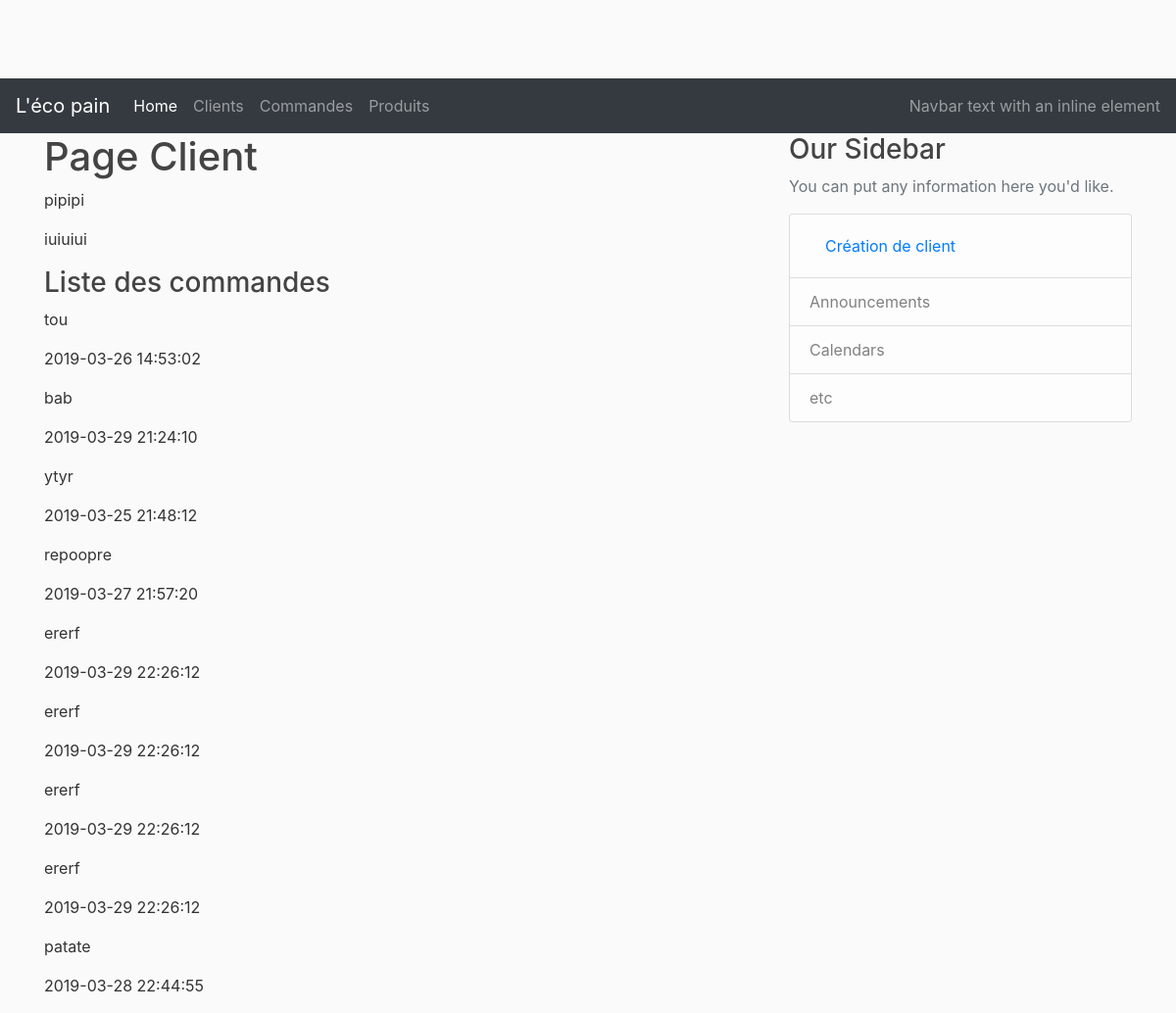
Before: /customers/5 with the older database file.
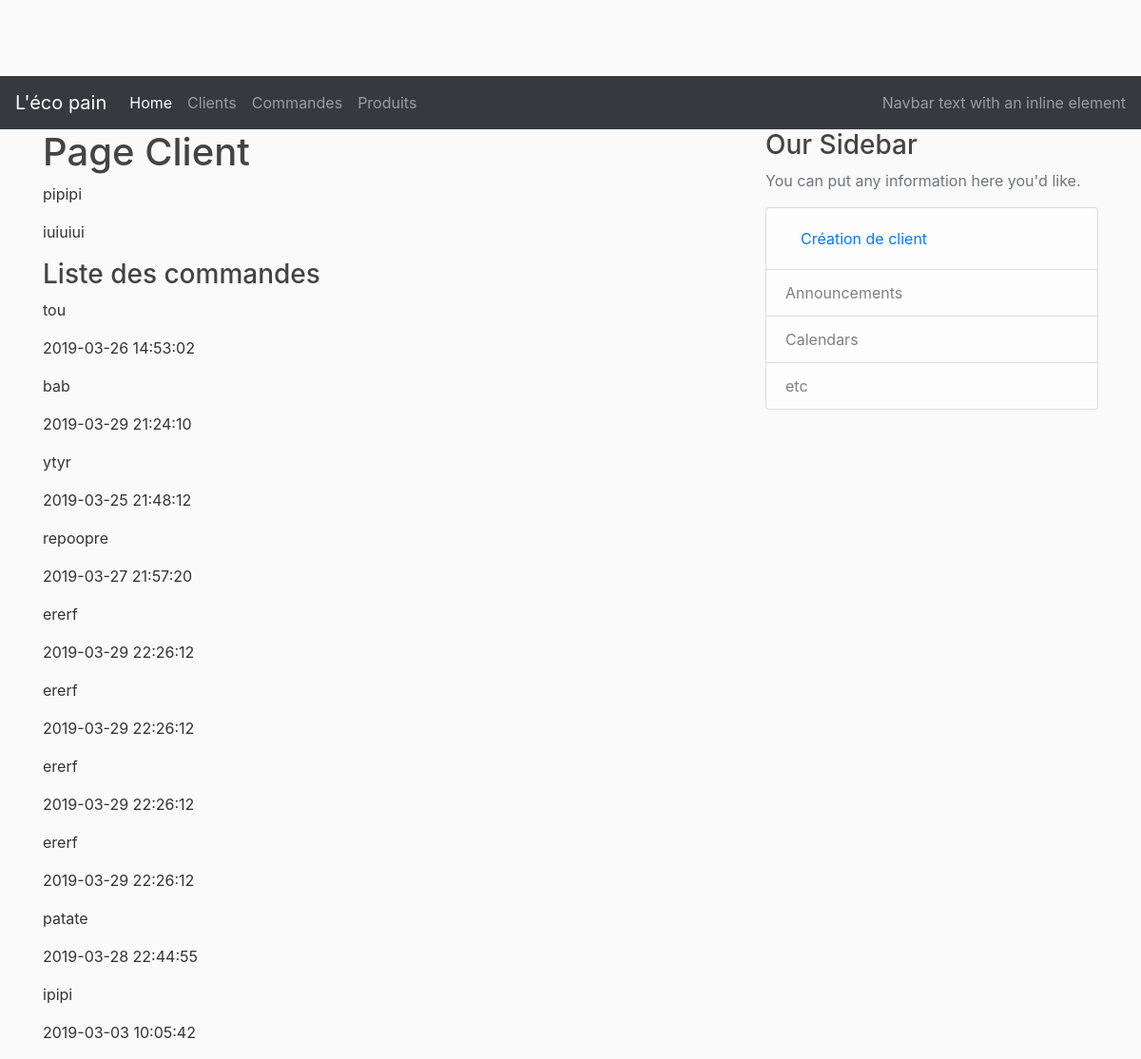
After: the same page with the newer database file.
### lecopain/models.py (models this page shows, shortened)
class Order(db.Model):
    __tablename__ = 'orders'
    id = db.Column(db.Integer, primary_key=True)
    title = db.Column(db.String(50), nullable=False)
    order_dt = db.Column(db.DateTime)
    created_at = db.Column(db.DateTime, nullable=False, default=datetime.utcnow)
    customer_id = db.Column(db.Integer, db.ForeignKey('customers.id'), nullable=False)
    status = db.Column(db.String(20), nullable=False)

### lecopain/routes.py (the view)
@app.route("/customers/<int:customer_id>")
def customer(customer_id):
    customer = Customer.query.get_or_404(customer_id)
    return render_template('/customers/customer.html', customer=customer)

### lecopain/templates/customers/customer.html
{% extends "layout.html" %}
{% block content %}
    <h1>Page Client</h1>
    <div class="content-section">
        <p>{{customer.firstname}}</p>
        <p>{{customer.lastname}}</p>
    </div>
    <div>
        <h3>Liste des commandes</h3>
    </div>
    <div class="content-section">
        {% for order in customer.orders %}
            <p>{{order.title}}</p>
            <p>{{order.order_dt}}</p>
        {% endfor %}
    </div>
{% endblock %}
{% block right_menu %}
<div class="content-section">
    <h3>Our Sidebar</h3>
    <p class='text-muted'>You can put any information here you'd like.
        <ul class="list-group">
        <li class="list-group-item list-group-item-light">
                <a class="nav-link" href="/customers/new">Création de client</a></li>
        <li class="list-group-item list-group-item-light">Announcements</li>
        <li class="list-group-item list-group-item-light">Calendars</li>
        <li class="list-group-item list-group-item-light">etc</li>
        </ul>
    </p>
</div>
{% endblock %}

Changed rows visible on the page:
added Order: title "ipipi", order_dt "2019-03-03 10:05:42"
